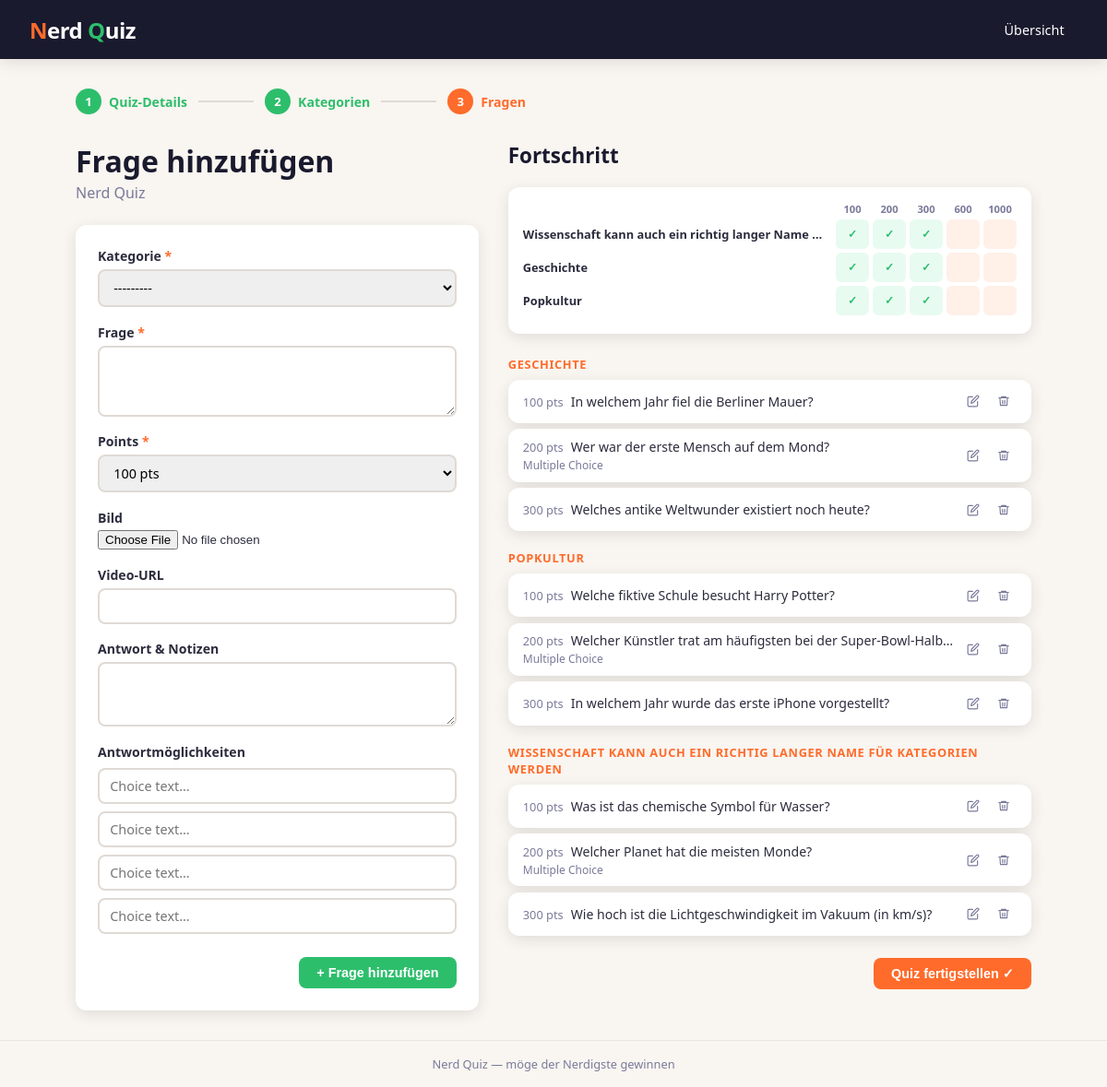
/quiz/2/questions/, run on the app's committed database.
### app/models.py (models this page shows, shortened)
class Quiz(models.Model):
    name = models.CharField(max_length=200)
    description = models.TextField(blank=True)

class Category(models.Model):
    quiz = models.ForeignKey(Quiz, on_delete=models.CASCADE, related_name='categories')
    name = models.CharField(max_length=200)
    def __str__(self):
        return self.name

class Question(models.Model):
    category = models.ForeignKey(Category, on_delete=models.CASCADE, related_name='questions')
    text = models.TextField()
    base_points = models.PositiveIntegerField(default=100)
    image = models.ImageField(upload_to='questions/images/', blank=True, null=True)
    video_url = models.URLField(blank=True, null=True)
    answer_notes = models.TextField(blank=True)

### app/views.py (the view, shortened to what this page needs)
# urls.py: path('quiz/<int:pk>/questions/', views.quiz_add_questions, name='quiz_add_questions'),
def quiz_add_questions(request, pk):
    quiz = get_object_or_404(Quiz, pk=pk)
    if request.method == 'POST' and 'finish' in request.POST:
        return redirect('homepage')
    if request.method == 'POST' and 'delete_pk' in request.POST:
        Question.objects.filter(pk=request.POST['delete_pk'], category__quiz=quiz).delete()
        return redirect('quiz_add_questions', pk=quiz.pk)
    editing = None
    edit_pk = request.POST.get('edit_pk') or request.GET.get('edit')
    if edit_pk:
        editing = get_object_or_404(Question, pk=edit_pk, category__quiz=quiz)
    form = QuestionForm(quiz, request.POST or None, request.FILES or None, instance=editing)
    if request.method == 'POST':
        choice_formset = ChoiceFormSet(request.POST)
    elif editing:
        initial = [{'text': c.text} for c in editing.choices.all()]
        choice_formset = ChoiceFormSet(initial=initial)
    else:
        choice_formset = ChoiceFormSet()
    questions = Question.objects.filter(
        category__quiz=quiz
    ).select_related('category').order_by('category__name', 'base_points')
    points_by_cat = {}
    for q in questions:
        points_by_cat.setdefault(q.category_id, []).append(q.base_points)
    category_grid = []
    for cat in quiz.categories.all():
        used = points_by_cat.get(cat.pk, [])
        slots = []
        for pts in POINT_VALUES:
            count = used.count(pts)
            slots.append({'pts': pts, 'count': count})
        category_grid.append({'category': cat, 'slots': slots})
    return render(request, 'quiz_add_questions.html', {
        'quiz': quiz,
        'form': form,
        'choice_formset': choice_formset,
        'questions': questions,
        'category_grid': category_grid,
        'point_values': POINT_VALUES,
        'editing': editing,
    })

### app/forms.py
class QuestionForm(forms.ModelForm):
    class Meta:
        model = Question
        fields = ['category', 'text', 'base_points', 'image', 'video_url', 'answer_notes']
        labels = {
            'category': 'Kategorie',
            'text': 'Frage',
            'image': 'Bild',
            'video_url': 'Video-URL',
            'answer_notes': 'Antwort & Notizen',
        }
        widgets = {
            'text': forms.Textarea(attrs={'rows': 3}),
            'answer_notes': forms.Textarea(attrs={'rows': 2}),
        }
    def __init__(self, quiz, *args, **kwargs):
        super().__init__(*args, **kwargs)
        self.fields['category'].queryset = quiz.categories.all()
        self.fields['base_points'] = forms.TypedChoiceField(
            choices=[(v, f'{v} pts') for v in POINT_VALUES],
            coerce=int,
            label='Points',
        )

### app/templates/quiz_add_questions.html (shortened to what this page needs)
{% extends "base.html" %}
{% block content %}
{% include "includes/wizard_steps.html" with current_step=3 %}
<div style="display:grid; grid-template-columns:1fr 1fr; gap:2rem; align-items:start;">
    <div>
        <h1 style="margin-bottom:0.25rem;">{% if editing %}Frage bearbeiten{% else %}Frage hinzufügen{% endif %}</h1>
        <p style="color:var(--muted); margin-bottom:1.5rem;">{{ quiz.name }}</p>
        <div class="card">
            <form method="post" enctype="multipart/form-data" style="display:flex; flex-direction:column; gap:1.1rem;">
                {% for field in form %}
                <div style="display:flex; flex-direction:column; gap:0.3rem;">
                    <label for="{{ field.id_for_label }}" style="font-weight:600; font-size:0.88rem;">
                        {{ field.label }}{% if field.field.required %} <span style="color:var(--orange);">*</span>{% endif %}
                    </label>
                    {{ field }}
                </div>
                {% endfor %}
                <div id="choices-section" style="display:flex; flex-direction:column; gap:0.5rem;">
                    <p style="font-weight:600; font-size:0.88rem;">Antwortmöglichkeiten</p>
                    {% for cf in choice_formset %}
                    <div>{{ cf.text }}</div>
                    {% endfor %}
                </div>
                <div style="display:flex; gap:0.75rem; justify-content:flex-end; margin-top:0.5rem;">
                    {% if editing %}
                    <a href="{% url 'quiz_add_questions' quiz.pk %}" class="btn btn-outline">Abbrechen</a>
                    <button type="submit" class="btn btn-primary">Speichern</button>
                    {% else %}
                    <button type="submit" name="add" class="btn btn-secondary">+ Frage hinzufügen</button>
                    {% endif %}
                </div>
            </form>
        </div>
    </div>
    <div>
        <h2 style="color:var(--dark); margin-bottom:1.25rem;">Fortschritt</h2>
        <div class="card" style="padding:1rem; margin-bottom:1.5rem;">
            <div class="progress-grid" style="--cols:{{ point_values|length }}">
                {% for pts in point_values %}
                <div class="pg-pts-header">{{ pts }}</div>
                {% endfor %}
            </div>
            {% for row in category_grid %}
            <div class="progress-grid" style="--cols:{{ point_values|length }}">
                <div class="pg-cat-label" title="{{ row.category.name }}">{{ row.category.name }}</div>
                {% for slot in row.slots %}
                <div class="pg-slot
                    {% if slot.count == 0 %}pg-slot--missing
                    {% elif slot.count == 1 %}pg-slot--ok
                    {% else %}pg-slot--duplicate{% endif %}">
                    {% if slot.count == 1 %}✓
                    {% elif slot.count > 1 %}{{ slot.count }}
                    {% endif %}
                </div>
                {% endfor %}
            </div>
            {% endfor %}
        </div>
        {% regroup questions by category as by_category %}
        {% for group in by_category %}
        <div style="margin-bottom:1.25rem;">
            <p style="font-weight:700; font-size:0.8rem; text-transform:uppercase; letter-spacing:0.05em;
                      color:var(--orange); margin-bottom:0.5rem;">{{ group.grouper }}</p>
            <div style="display:flex; flex-direction:column; gap:0.4rem;">
                {% for q in group.list %}
                <div class="card q-card{% if editing.pk == q.pk %} q-card--editing{% endif %}" style="padding:0.6rem 1rem; font-size:0.88rem;">
                    <div style="display:flex; justify-content:space-between; align-items:center; gap:0.5rem;">
                        <div style="min-width:0;">
                            <div style="display:flex; gap:0.5rem; align-items:baseline;">
                                <span style="white-space:nowrap; font-size:0.8rem; color:var(--muted);">{{ q.base_points }} pts</span>
                                <span style="overflow:hidden; text-overflow:ellipsis; white-space:nowrap;">{{ q.text|truncatechars:60 }}</span>
                            </div>
                            {% if q.choices.exists %}<span style="font-size:0.75rem; color:var(--muted);">Multiple Choice</span>{% endif %}
                        </div>
                        <div style="display:flex; gap:0.3rem; flex-shrink:0;">
                            <a href="?edit={{ q.pk }}" class="icon-btn" title="Edit">
                                <svg xmlns="http://www.w3.org/2000/svg" viewBox="0 0 24 24" fill="none" stroke="currentColor" stroke-width="2" stroke-linecap="round" stroke-linejoin="round"><path d="M11 4H4a2 2 0 0 0-2 2v14a2 2 0 0 0 2 2h14a2 2 0 0 0 2-2v-7"/><path d="M18.5 2.5a2.121 2.121 0 0 1 3 3L12 15l-4 1 1-4 9.5-9.5z"/></svg>
                            </a>
                            <form method="post" style="display:contents;" onsubmit="return confirm('Frage wirklich löschen?')">
                                <button type="submit" class="icon-btn icon-btn--danger" title="Delete">
                                    <svg xmlns="http://www.w3.org/2000/svg" viewBox="0 0 24 24" fill="none" stroke="currentColor" stroke-width="2" stroke-linecap="round" stroke-linejoin="round"><path d="M3 6h18M8 6V4h8v2M19 6l-1 14H6L5 6"/><path d="M10 11v6M14 11v6"/></svg>
                                </button>
                            </form>
                        </div>
                    </div>
                </div>
                {% endfor %}
            </div>
        </div>
        {% endfor %}
        <form method="post" style="margin-top:1.5rem; text-align:right;">
            <button type="submit" name="finish" class="btn btn-primary">Quiz fertigstellen ✓</button>
        </form>
    </div>
</div>
{% endblock %}

### app/templates/base.html (style rules this page uses)
:root { --orange: #FF6B2B; --orange-light: #FF9A5C; --orange-pale: #FFF0E8; --green: #2DBE6C; --green-light: #5DD68E; --green-pale: #E8FBF1; --dark: #1A1A2E; --text: #2C2C3E; --muted: #7A7A9A; --white: #FFFFFF; --radius: 12px; --shadow: 0 4px 16px rgba(0,0,0,0.10); }
* { box-sizing: border-box; margin: 0; padding: 0; }
body { font-family: 'Segoe UI', system-ui, sans-serif; background-color: #F9F5F0; color: var(--text); min-height: 100vh; display: flex; flex-direction: column; }
.card { background: var(--white); border-radius: var(--radius); box-shadow: var(--shadow); padding: 1.5rem; }
.btn { display: inline-block; padding: 0.55rem 1.2rem; border-radius: 8px; font-size: 0.9rem; font-weight: 600; cursor: pointer; border: none; text-decoration: none; transition: filter 0.15s, transform 0.1s; }
.btn-primary { background: var(--orange); color: var(--white); }
.btn-secondary { background: var(--green); color: var(--white); }
h1, h2, h3 { font-weight: 800; line-height: 1.2; }
h1 { font-size: 2rem; color: var(--dark); }
h2 { font-size: 1.4rem; color: var(--orange); }

### app/templates/quiz_add_questions.html (style rules this page uses)
.progress-grid { display: grid; grid-template-columns: 1fr repeat(var(--cols), 36px); gap: 4px; margin-bottom: 4px; align-items: center; }
.pg-cat-label { font-size: 0.8rem; font-weight: 600; color: var(--text); overflow: hidden; text-overflow: ellipsis; white-space: nowrap; padding-right: 0.5rem; }
.pg-pts-header { font-size: 0.7rem; font-weight: 700; color: var(--muted); text-align: center; }
.pg-slot { height: 32px; border-radius: 6px; display: flex; align-items: center; justify-content: center; font-size: 0.75rem; font-weight: 700; }
.pg-slot--missing { background: var(--orange-pale); color: var(--orange); }
.pg-slot--ok { background: var(--green-pale); color: var(--green); }
.q-card { transition: background 0.15s; }
.icon-btn { display: flex; align-items: center; justify-content: center; width: 28px; height: 28px; border-radius: 6px; background: none; border: none; cursor: pointer; color: var(--muted); text-decoration: none; transition: color 0.15s, background 0.15s; }
.icon-btn svg { width: 14px; height: 14px; }
input[type="text"], input[type="number"], input[type="url"], textarea, select { width: 100%; padding: 0.5rem 0.7rem; border: 2px solid #E0DAD4; border-radius: 8px; font-size: 0.9rem; font-family: inherit; transition: border-color 0.15s; }
textarea { resize: vertical; min-height: 70px; }

### data on the page
Quiz: name "Nerd Quiz"
Category: {{ point_values|length }} 5 (drawn), category.name "Wissenschaft kann auch ein richtig langer Name…", grouper "WISSENSCHAFT KANN AUCH EIN RICHTIG LANGER NAME FÜR KATEGORIEN WERDEN"
Category: {{ point_values|length }} 5 (drawn), category.name "Geschichte", grouper "GESCHICHTE"
Category: {{ point_values|length }} 5 (drawn), category.name "Popkultur", grouper "POPKULTUR"
Question: base_points "100", text "In welchem Jahr fiel die Berliner Mauer?"
Question: base_points "200", text "Wer war der erste Mensch auf dem Mond?", shows "Multiple Choice"
Question: base_points "300", text "Welches antike Weltwunder existiert noch heute?"
Question: base_points "100", text "Welche fiktive Schule besucht Harry Potter?"
Question: base_points "200", text "Welcher Künstler trat am häufigsten bei der Super-Bowl-Halb…", shows "Multiple Choice"
Question: base_points "300", text "In welchem Jahr wurde das erste iPhone vorgestellt?"
Question: base_points "100", text "Was ist das chemische Symbol für Wasser?"
Question: base_points "200", text "Welcher Planet hat die meisten Monde?", shows "Multiple Choice"
Question: base_points "300", text "Wie hoch ist die Lichtgeschwindigkeit im Vakuum (in km/s)?"

### other printed values
{{ field.label }} "Kategorie" "Frage" "Points" "Bild" "Video-URL" "Antwort & Notizen"
{{ pts }} "100" "200" "300" "600" "1000"
